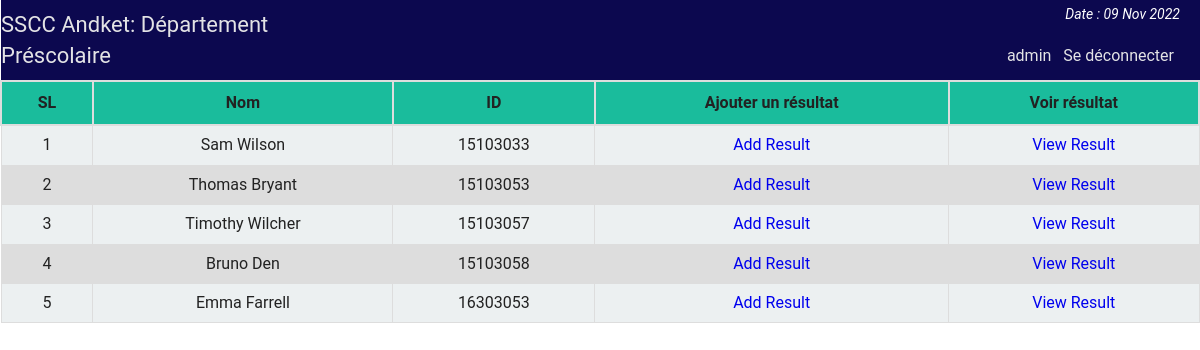
The app's page /prescolaire/heads/heads_st_result.php (signed in) with its own data.
### tables this page shows
CREATE TABLE IF NOT EXISTS `st_info` (
  `st_id` int NOT NULL,
  `name` varchar(100) NOT NULL,
  `password` varchar(32) NOT NULL,
  `email` varchar(50) NOT NULL,
  `bday` date NOT NULL,
  `program` varchar(10) NOT NULL,
  `contact` varchar(20) NOT NULL,
  `gender` varchar(10) NOT NULL,
  `address` varchar(255) NOT NULL,
  `img` varchar(255) DEFAULT NULL,
  PRIMARY KEY (`st_id`)
);

### prescolaire/php/functions.php (called while the page is built, shortened)
<?php
	class login_registration_class{
		public function get_all_student(){
			global $conn;
			$sql = "select * from st_info order by st_id ASC";
			$query = $conn->query($sql);
			return $query;
		}
	};
?>

### prescolaire/heads/heads_st_result.php (the view, shortened to what this page needs)
<?php
	require "../php/config.php";
	require_once "../php/functions.php";
?>
<?php
include "../php/top_heads.php";
?>
<div class="all_student fix">
		<table class="tab_one" style="text-align:center;">
			<tr>
				<th style="text-align:center;">SL</th>
				<th style="text-align:center;">Nom</th>
				<th style="text-align:center;">ID</th>
				<th style="text-align:center;">Ajouter un résultat</th>
				<th style="text-align:center;">Voir résultat</th>
			</tr>
			<?php
			$i=0;
				$alluser = $user->get_all_student();
				while($rows = $alluser->fetch_assoc()){
				$i++;
		?>
			<tr>
				<td><?php echo $i;?></td>
				<td><?php echo $rows['name'];?></td>
				<td><?php echo $rows['st_id'];?></td>
				<td><a href="heads_st_result_add.php?ar=<?php echo $rows['st_id']; ?>&vn=<?php echo $rows['name'];?>">Add Result</a></td>
				<td><a href="heads_st_result_view.php?vr=<?php echo $rows['st_id']; ?>&vn=<?php echo $rows['name'];?>">View Result</a></td>
			</tr>
			<?php } ?>
		</table>
</div>

### prescolaire/css/main.css (style rules this page uses)
html { color: #222; font-size: 1em; line-height: 1.4; }
a { text-decoration:none; }
.fix { overflow:hidden; }
body { font-family:roboto !important; background:url(../img/ptrn.png) repeat fixed; }
.st_reg th, td { padding: 8px; }
table.tab_one { width:100%; }
table.tab_one th { background:#1abc9c; padding:10px; font-weight:bold; text-align:left; }
table.tab_one td { border:1px solid #ddd; padding:8px; }
table.tab_one td a { text-decoration:none; }
table.tab_one tr:nth-child(odd) { background:#ddd; }
table.tab_one tr:nth-child(even) { background:#ecf0f1; }
.all_student { min-height:450px; }
table.att_tab tr,td,th { border:2px solid #ddd; border-collapse:collapse; padding:8px; }

### records on screen
st_info: name "Sam Wilson", st_id "15103033"
st_info: name "Thomas Bryant", st_id "15103053"
st_info: name "Timothy Wilcher", st_id "15103057"
st_info: name "Bruno Den", st_id "15103058"
st_info: name "Emma Farrell", st_id "16303053"

### other values on screen
$admin_name "admin"
